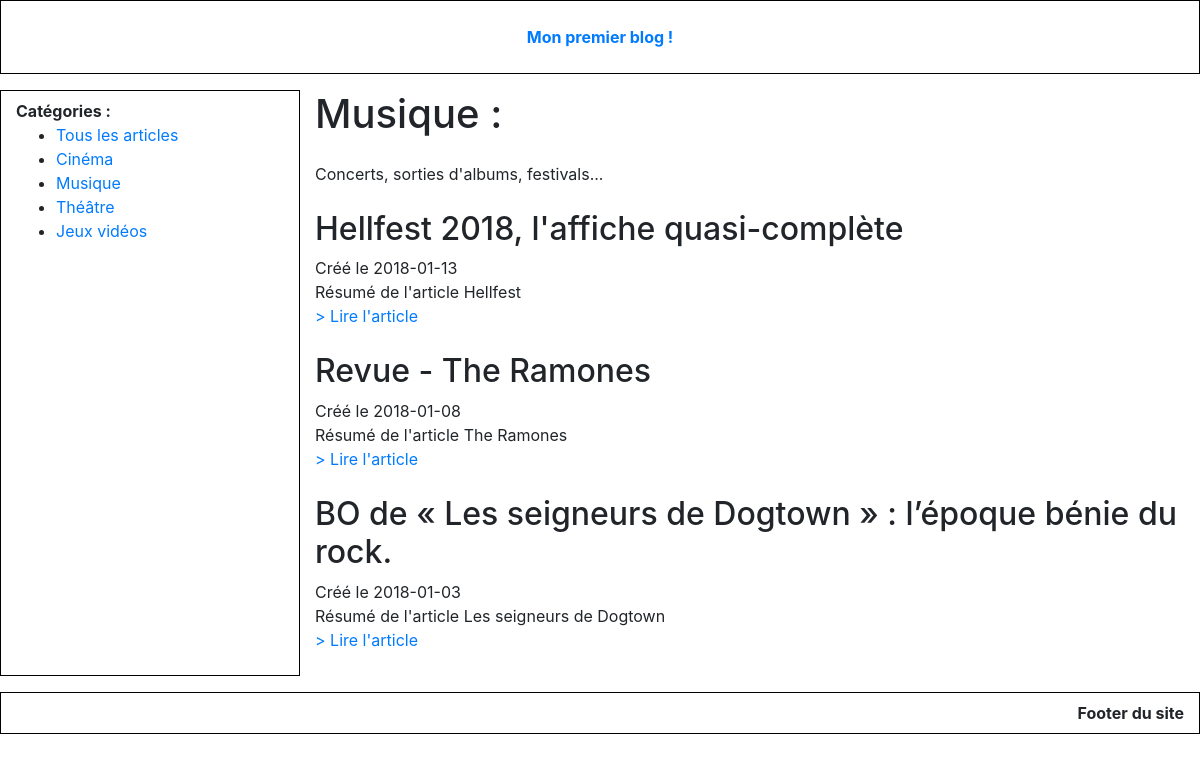
The page /article_list.php?category_id=2 on the database its author committed.
### tables this page shows
CREATE TABLE `category` (
  `id` int(11) NOT NULL,
  `name` varchar(255) NOT NULL,
  `description` text NOT NULL
);

CREATE TABLE `article` (
  `id` int(11) NOT NULL,
  `category_id` int(11) NOT NULL,
  `title` varchar(255) NOT NULL,
  `created_at` date NOT NULL,
  `content` longtext NOT NULL,
  `summary` text NOT NULL,
  `is_published` tinyint(1) NOT NULL DEFAULT '1'
);

### article_list.php (the view, shortened to what this page needs)
<?php
require_once 'tools/_db.php';
if(isset($_GET['category_id']) ){
    $query2 = $db ->prepare('SELECT c.*, a.*
                                      FROM category c
                                      JOIN article a
                                      ON c.id = a.category_id
                                      WHERE c.id = ? AND a.is_published = 1
                                      ORDER BY a.created_at DESC');
    $query2 -> execute([
        $_GET['category_id']
    ]);
    $articles = $query2 -> fetchAll();
}
?>
<!DOCTYPE html>
<html>
 <head>
   <?php require 'partials/head_assets.php'; ?>
 </head>
 <body class="article-list-body">
	<div class="container-fluid">
		<?php require 'partials/header.php'; ?>
		<div class="row my-3 article-list-content">
			<?php require('partials/nav.php'); ?>
			<main class="col-9">
				<section class="all_aricles">
					<header>
						<h1 class="mb-4"><?php if(isset($articles[0]['name'])): ?><?php echo $articles[0]['name']; ?><?php else : ?>Tous les articles<?php endif; ?> :</h1>
					</header>
					<?php if(isset($articles[0]['description'])): ?>
					<div class="category-description mb-4">
						<?php echo $articles[0]['description']; ?>
					</div>
					<?php endif; ?>
					<?php if(!empty($articles)): ?>
						<?php foreach($articles as $key => $article): ?>
						<article class="mb-4">
							<h2><?php echo $article['title']; ?></h2>
							<span class="article-date">Créé le <?php echo $article['created_at']; ?></span>
							<div class="article-summary">
								<?php echo $article['summary']; ?>
							</div>
							<a href="article.php?article_id=<?php echo $article['id']; ?>">> Lire l'article</a>
						</article>
						<?php endforeach; ?>
					<?php else: ?>
						Aucun article dans cette catégorie...
					<?php endif; ?>
				</section>
			</main>
		</div>
		<?php require 'partials/footer.php'; ?>
	</div>
 </body>
</html>

### partials/nav.php (shortened to what this page needs)
<?php
	$query = $db->query('SELECT * FROM category');
?>
<nav class="col-3 py-2 categories-nav">
	<b>Catégories :</b>
	<ul>
		<li><a href="article_list.php">Tous les articles</a></li>
		<?php while($category = $query->fetch()): ?>
		<li><a href="article_list.php?category_id=<?php echo $category['id']; ?>"><?php echo $category['name']; ?></a></li>
		<?php endwhile; ?>
	</ul>
</nav>

### css/main.css (style rules this page uses)
.main-header, .categories-nav, footer { border:1px solid black; }

### rows shown on the page
category: name "Cinéma"
category: name "Musique", description "Concerts, sorties d'albums, festivals..."
category: name "Théâtre"
category: name "Jeux vidéos"
article: title "Hellfest 2018, l'affiche quasi-complète", created_at "2018-01-13", summary "Résumé de l'article Hellfest"
article: title "Revue - The Ramones", created_at "2018-01-08", summary "Résumé de l'article The Ramones"
article: title "BO de « Les seigneurs de Dogtown » : l’époque bénie du rock.", created_at "2018-01-03", summary "Résumé de l'article Les seigneurs de Dogtown"
